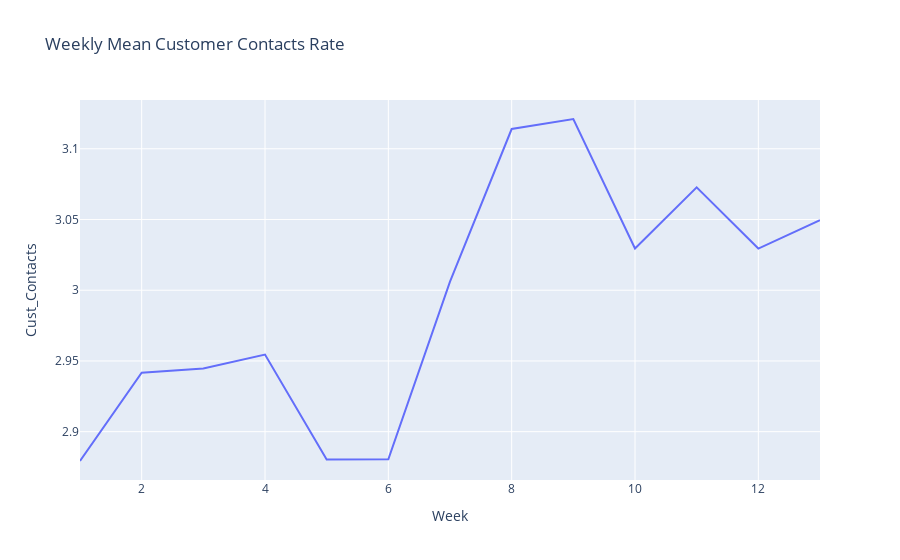

Source (notebook cell):
### Code cell
# rates trend Customer Contacts
fig = px.line(rate_df, x="Week", y='Cust_Contacts', title = 'Weekly Mean Customer Contacts Rate')
fig.show()

### Figure 1 — Plotly figure (JSON) as saved in the notebook; plotly's stock layout.template omitted (floating-point values rounded to 4 significant figures)
{"data": [{"hovertemplate": "Week=%{x}<br>Cust_Contacts=%{y}<extra></extra>", "legendgroup": "", "line": {"color": "#636efa", "dash": "solid"}, "marker": {"symbol": "circle"}, "mode": "lines", "name": "", "orientation": "v", "showlegend": false, "type": "scatter", "x": [1, 2, 3, 4, 5, 6, 7, 8, 9, 10, 11, 12, 13], "xaxis": "x", "y": [2.879, 2.942, 2.945, 2.954, 2.88, 2.88, 3.006, 3.114, 3.121, 3.029, 3.073, 3.029, 3.049], "yaxis": "y"}], "layout": {"legend": {"tracegroupgap": 0}, "title": {"text": "Weekly Mean Customer Contacts Rate"}, "xaxis": {"anchor": "y", "domain": [0, 1], "title": {"text": "Week"}}, "yaxis": {"anchor": "x", "domain": [0, 1], "title": {"text": "Cust_Contacts"}}}}
